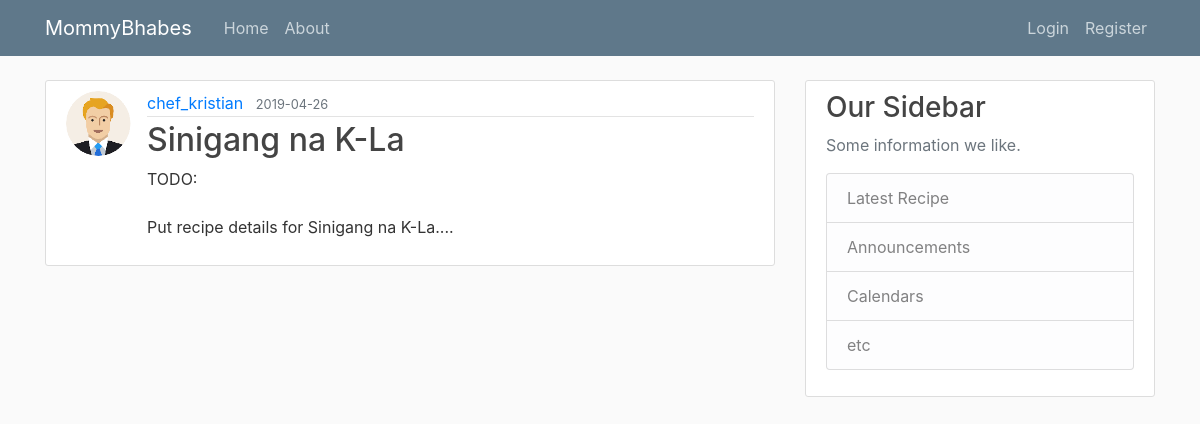
/recipe/3, run on the app's committed database.
### flask_1/models.py (models this page shows, shortened)
class User(db.Model, UserMixin):
    id = db.Column(db.Integer, primary_key=True)
    username = db.Column(db.String(20), unique=True, nullable=False)
    email = db.Column(db.String(120), unique=True, nullable=False)
    image_file = db.Column(db.String(20), nullable=False, default='default.jpg')
    password = db.Column(db.String(60), nullable=False)
    recipes = db.relationship('Recipe', backref='author', lazy=True)

class Recipe(db.Model):
    id = db.Column(db.Integer, primary_key=True)
    title = db.Column(db.String(100), nullable=False)
    date_posted = db.Column(db.DateTime, nullable=False, default=datetime.utcnow)
    content = db.Column(db.Text(100), nullable=False)
    user_id = db.Column(db.Integer, db.ForeignKey('user.id'), nullable=False)

### flask_1/recipes/routes.py (the view)
@recipes.route("/recipe/<int:recipe_id>")
def recipe(recipe_id):
    recipe = Recipe.query.get_or_404(recipe_id)
    return render_template('recipe.html', title=recipe.title, recipe=recipe)

### flask_1/templates/recipe.html (shortened to what this page needs)
{% extends "layout.html" %}
{% block content %}
    <article class="media content-section">
        <img class="rounded-circle article-img" src="{{ url_for('static', filename='profile_pics/' + recipe.author.image_file) }}">
        <div class="media-body">
          <div class="article-metadata">
            <a class="mr-2" href="{{ url_for('users.user_recipes', username=recipe.author.username) }}">{{ recipe.author.username }}</a>
            <small class="text-muted">{{ recipe.date_posted.strftime('%Y-%m-%d') }}</small>
          </div>
          <h2 class="article-title">{{ recipe.title }}</h2>
          <p class="article-content">{{ recipe.content }}</p>
        </div>
      </article>
{% endblock content %}

### flask_1/static/main.css (style rules this page uses)
body { background: #fafafa; color: #333333; margin-top: 5rem; }
h1, h2, h3, h4, h5, h6 { color: #444444; }
.content-section { background: #ffffff; padding: 10px 20px; border: 1px solid #dddddd; border-radius: 3px; margin-bottom: 20px; }
.article-title { color: #444444; }
.article-content { white-space: pre-line; }
.article-img { height: 65px; width: 65px; margin-right: 16px; }
.article-metadata { padding-bottom: 1px; margin-bottom: 4px; border-bottom: 1px solid #e3e3e3 }

### data on the page
User: image_file (picture), author.username "chef_kristian"
Recipe: date_posted "2019-04-26", title "Sinigang na K-La", content "TODO: Put recipe details for Sinigang na K-La...."
